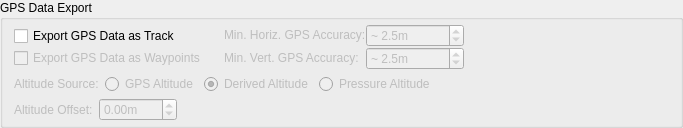
       <widget class="QGroupBox" name="groupBox_gpstrack">
        <property name="sizePolicy">
         <sizepolicy hsizetype="Preferred" vsizetype="Fixed">
          <horstretch>0</horstretch>
          <verstretch>0</verstretch>
         </sizepolicy>
        </property>
        <property name="whatsThis">
         <string>&lt;html&gt;&lt;head/&gt;&lt;body&gt;&lt;p&gt;&lt;span style=&quot; font-size:9pt; font-weight:600; color:#00007f;&quot;&gt;GPS Data Export&lt;/span&gt;&lt;/p&gt;&lt;p&gt;Select &lt;span style=&quot; font-weight:600; font-style:italic;&quot;&gt;Export GPS Data as Track&lt;/span&gt; to automatically include all data releavant to GPS position and speed tracking, as well as vehicle attitude data (heading, roll, &amp;amp; pitch angles), and an accurate time stamp.&lt;/p&gt;&lt;p&gt;If you choose a flat file type output format (&lt;span style=&quot; font-weight:600;&quot;&gt;TXT&lt;/span&gt;,&lt;span style=&quot; font-weight:600;&quot;&gt; CSV&lt;/span&gt;,&lt;span style=&quot; font-weight:600;&quot;&gt; TAB&lt;/span&gt;) then you can also select other values to include in the export from the choices on the right. Column headings are automatically included.&lt;/p&gt;&lt;p&gt;If you choose &lt;span style=&quot; font-weight:600;&quot;&gt;GPX&lt;/span&gt; or &lt;span style=&quot; font-weight:600;&quot;&gt;KML&lt;/span&gt; format, you also have the choice to output the GPS data as &amp;quot;waypoints&amp;quot; by selecting &lt;span style=&quot; font-weight:600; font-style:italic;&quot;&gt;Export GPS Data as Waypoints&lt;/span&gt;.You can export this either in addition to, or instead of, the track data. The difference is mostly in how the data is plotted in programs like Google Earth. &lt;span style=&quot; color:#9e0000;&quot;&gt;Exporting waypoint data can produce significantly larger output files and may take longer to process.&lt;/span&gt; Both KML and GPX files can be opened directly in Google Earth, although KML is recommended.&lt;/p&gt;&lt;p&gt;You can also specify the minimum &lt;span style=&quot; font-weight:600;&quot;&gt;GPS &lt;/span&gt;&lt;span style=&quot; font-weight:600; font-style:italic;&quot;&gt;estimated &lt;/span&gt;&lt;span style=&quot; font-weight:600;&quot;&gt;accuracy&lt;/span&gt; of the records you want exported. This eliminates the &amp;quot;no data&amp;quot; records before the flight controller aquires a GPS fix, and can control the accuracy of the data you are exporting. Typically anything with an accuracy great than 3 will be poor data.&lt;/p&gt;&lt;p&gt;To ensure the dates in your GPS log are correct, make sure the &lt;span style=&quot; font-weight:600; font-style:italic;&quot;&gt;Date of Flight&lt;/span&gt; field has the correct date. It is based on the log file modification date and may, or may not, be accurate. The &lt;span style=&quot; text-decoration: underline;&quot;&gt;time&lt;/span&gt; portion of the exported data will be correct regardless.&lt;/p&gt;&lt;p&gt;Under &lt;span style=&quot; font-weight:600; font-style:italic;&quot;&gt;Altitude Source&lt;/span&gt; you may choose the&lt;span style=&quot; font-weight:600;&quot;/&gt;reporting source for altitude. The default is reported GPS data (GPS_HEIGHT). &lt;span style=&quot; font-style:italic;&quot;&gt;UKF Altitude &lt;/span&gt;is the altitude derived by AQ from GPS and pressure sensor data (UKF_POSD in the logs). &lt;span style=&quot; font-style:italic;&quot;&gt;Pressure Altitude&lt;/span&gt; means use altitude as reported by the pressure sensor. When using the last option, you will need to specify an Altitude Offset value, typically ~30 - 100 meters.&lt;/p&gt;&lt;p&gt;&lt;span style=&quot; font-weight:600; font-style:italic;&quot;&gt;Altitude Offset&lt;/span&gt; will adjust the final altitude value by this amount. This maybe be useful if portions your tracks are appearing below ground in mapping applications, or if you are using the pressure altitude.&lt;/p&gt;&lt;/body&gt;&lt;/html&gt;</string>
        </property>
        <property name="title">
         <string>GPS Data Export</string>
        </property>
        <property name="alignment">
         <set>Qt::AlignLeading|Qt::AlignLeft|Qt::AlignTop</set>
        </property>
        <layout class="QGridLayout" name="gridLayout">
         <property name="topMargin">
          <number>4</number>
         </property>
         <property name="bottomMargin">
          <number>4</number>
         </property>
         <property name="horizontalSpacing">
          <number>18</number>
         </property>
         <property name="verticalSpacing">
          <number>4</number>
         </property>
         <item row="0" column="0">
          <layout class="QVBoxLayout" name="verticalLayout_gt">
           <item>
            <widget class="QCheckBox" name="checkBox_gpsTrack">
             <property name="sizePolicy">
              <sizepolicy hsizetype="Minimum" vsizetype="Fixed">
               <horstretch>0</horstretch>
               <verstretch>0</verstretch>
              </sizepolicy>
             </property>
             <property name="toolTip">
              <string>&lt;html&gt;&lt;head/&gt;&lt;body&gt;&lt;p&gt;Set GPS Track output mode (see &amp;quot;What's this&amp;quot; help for this section)&lt;/p&gt;&lt;/body&gt;&lt;/html&gt;</string>
             </property>
             <property name="text">
              <string>Export GPS Data as Track</string>
             </property>
            </widget>
           </item>
           <item>
            <widget class="QCheckBox" name="checkBox_gpsWaypoints">
             <property name="enabled">
              <bool>false</bool>
             </property>
             <property name="sizePolicy">
              <sizepolicy hsizetype="Minimum" vsizetype="Fixed">
               <horstretch>0</horstretch>
               <verstretch>0</verstretch>
              </sizepolicy>
             </property>
             <property name="toolTip">
              <string>&lt;html&gt;&lt;head/&gt;&lt;body&gt;&lt;p&gt;Set GPS track output as Waypoints (only in GPX and KML formats)&lt;/p&gt;&lt;/body&gt;&lt;/html&gt;</string>
             </property>
             <property name="text">
              <string>Export GPS Data as Waypoints</string>
             </property>
            </widget>
           </item>
          </layout>
         </item>
         <item row="0" column="1">
          <layout class="QGridLayout" name="gridLayout_gt">
           <item row="1" column="1">
            <widget class="QDoubleSpinBox" name="doubleSpinBox_minVAcc">
             <property name="enabled">
              <bool>false</bool>
             </property>
             <property name="sizePolicy">
              <sizepolicy hsizetype="Fixed" vsizetype="Fixed">
               <horstretch>0</horstretch>
               <verstretch>0</verstretch>
              </sizepolicy>
             </property>
             <property name="minimumSize">
              <size>
               <width>70</width>
               <height>22</height>
              </size>
             </property>
             <property name="toolTip">
              <string>&lt;html&gt;&lt;head/&gt;&lt;body&gt;&lt;p&gt;Vertical GPS accuracy must this high or better (lower)&lt;/p&gt;&lt;/body&gt;&lt;/html&gt;</string>
             </property>
             <property name="prefix">
              <string notr="true">~ </string>
             </property>
             <property name="suffix">
              <string>m</string>
             </property>
             <property name="decimals">
              <number>1</number>
             </property>
             <property name="minimum">
              <double>0.100000000000000</double>
             </property>
             <property name="maximum">
              <double>100000.000000000000000</double>
             </property>
             <property name="singleStep">
              <double>0.500000000000000</double>
             </property>
             <property name="value">
              <double>2.500000000000000</double>
             </property>
            </widget>
           </item>
           <item row="0" column="0">
            <widget class="QLabel" name="label_gpsAccH">
             <property name="enabled">
              <bool>false</bool>
             </property>
             <property name="sizePolicy">
              <sizepolicy hsizetype="Minimum" vsizetype="Fixed">
               <horstretch>0</horstretch>
               <verstretch>0</verstretch>
              </sizepolicy>
             </property>
             <property name="text">
              <string>Min. Horiz. GPS Accuracy:</string>
             </property>
             <property name="alignment">
              <set>Qt::AlignLeading|Qt::AlignLeft|Qt::AlignVCenter</set>
             </property>
             <property name="buddy">
              <cstring>doubleSpinBox_minHAcc</cstring>
             </property>
            </widget>
           </item>
           <item row="0" column="1">
            <widget class="QDoubleSpinBox" name="doubleSpinBox_minHAcc">
             <property name="enabled">
              <bool>false</bool>
             </property>
             <property name="sizePolicy">
              <sizepolicy hsizetype="Fixed" vsizetype="Fixed">
               <horstretch>0</horstretch>
               <verstretch>0</verstretch>
              </sizepolicy>
             </property>
             <property name="minimumSize">
              <size>
               <width>70</width>
               <height>22</height>
              </size>
             </property>
             <property name="toolTip">
              <string>&lt;html&gt;&lt;head/&gt;&lt;body&gt;&lt;p&gt;Horizontal GPS accuracy must this high or better (lower)&lt;/p&gt;&lt;/body&gt;&lt;/html&gt;</string>
             </property>
             <property name="prefix">
              <string notr="true">~ </string>
             </property>
             <property name="suffix">
              <string>m</string>
             </property>
             <property name="decimals">
              <number>1</number>
             </property>
             <property name="minimum">
              <double>0.100000000000000</double>
             </property>
             <property name="maximum">
              <double>100000.000000000000000</double>
             </property>
             <property name="singleStep">
              <double>0.500000000000000</double>
             </property>
             <property name="value">
              <double>2.500000000000000</double>
             </property>
            </widget>
           </item>
           <item row="1" column="0">
            <widget class="QLabel" name="label_gpsAccV">
             <property name="enabled">
              <bool>false</bool>
             </property>
             <property name="sizePolicy">
              <sizepolicy hsizetype="Minimum" vsizetype="Fixed">
               <horstretch>0</horstretch>
               <verstretch>0</verstretch>
              </sizepolicy>
             </property>
             <property name="text">
              <string>Min. Vert. GPS Accuracy:</string>
             </property>
             <property name="alignment">
              <set>Qt::AlignLeading|Qt::AlignLeft|Qt::AlignVCenter</set>
             </property>
             <property name="buddy">
              <cstring>doubleSpinBox_minVAcc</cstring>
             </property>
            </widget>
           </item>
           <item row="0" column="2">
            <spacer name="horizontalSpacer_7">
             <property name="orientation">
              <enum>Qt::Horizontal</enum>
             </property>
             <property name="sizeHint" stdset="0">
              <size>
               <width>40</width>
               <height>20</height>
              </size>
             </property>
            </spacer>
           </item>
          </layout>
         </item>
         <item row="1" column="0" colspan="2">
          <layout class="QHBoxLayout" name="horizontalLayout_3">
           <property name="spacing">
            <number>6</number>
           </property>
           <item>
            <widget class="QLabel" name="label_altSource">
             <property name="enabled">
              <bool>false</bool>
             </property>
             <property name="text">
              <string>Altitude Source:</string>
             </property>
            </widget>
           </item>
           <item>
            <widget class="QRadioButton" name="radioButton_altType_opt01">
             <property name="enabled">
              <bool>false</bool>
             </property>
             <property name="toolTip">
              <string>&lt;html&gt;&lt;head/&gt;&lt;body&gt;&lt;p&gt;Use reported GPS altitude in the export (GPS_HEIGHT)&lt;/p&gt;&lt;/body&gt;&lt;/html&gt;</string>
             </property>
             <property name="text">
              <string>GPS Altitude</string>
             </property>
             <property name="checked">
              <bool>false</bool>
             </property>
             <attribute name="buttonGroup">
              <string notr="true">buttonGroup_altOptions</string>
             </attribute>
            </widget>
           </item>
           <item>
            <widget class="QRadioButton" name="radioButton_altType_opt02">
             <property name="enabled">
              <bool>false</bool>
             </property>
             <property name="toolTip">
              <string>&lt;html&gt;&lt;head/&gt;&lt;body&gt;&lt;p&gt;Use derived altitude in the export (UKF_POSD)&lt;/p&gt;&lt;/body&gt;&lt;/html&gt;</string>
             </property>
             <property name="text">
              <string>Derived Altitude</string>
             </property>
             <property name="checked">
              <bool>true</bool>
             </property>
             <attribute name="buttonGroup">
              <string notr="true">buttonGroup_altOptions</string>
             </attribute>
            </widget>
           </item>
           <item>
            <widget class="QRadioButton" name="radioButton_altType_opt03">
             <property name="enabled">
              <bool>false</bool>
             </property>
             <property name="toolTip">
              <string>&lt;html&gt;&lt;head/&gt;&lt;body&gt;&lt;p&gt;Use raw pressure sensor altitutde (UKF_PRES_ALT). You will need to specify an offset when using this.&lt;/p&gt;&lt;/body&gt;&lt;/html&gt;</string>
             </property>
             <property name="text">
              <string>Pressure Altitude</string>
             </property>
             <attribute name="buttonGroup">
              <string notr="true">buttonGroup_altOptions</string>
             </attribute>
            </widget>
           </item>
           <item>
            <spacer name="horizontalSpacer">
             <property name="orientation">
              <enum>Qt::Horizontal</enum>
             </property>
             <property name="sizeHint" stdset="0">
              <size>
               <width>234</width>
               <height>20</height>
              </size>
             </property>
            </spacer>
           </item>
          </layout>
         </item>
         <item row="2" column="0" colspan="2">
          <layout class="QHBoxLayout" name="horizontalLayout_4">
           <item>
            <layout class="QHBoxLayout" name="horizontalLayout_2">
             <property name="spacing">
              <number>6</number>
             </property>
             <item>
              <widget class="QLabel" name="label_altOffset">
               <property name="enabled">
                <bool>false</bool>
               </property>
               <property name="text">
                <string>Altitude Offset:</string>
               </property>
              </widget>
             </item>
             <item>
              <widget class="QDoubleSpinBox" name="doubleSpinBox_altOffset">
               <property name="enabled">
                <bool>false</bool>
               </property>
               <property name="toolTip">
                <string>&lt;html&gt;&lt;head/&gt;&lt;body&gt;&lt;p&gt;Adjust final altitude by this many meters. Useful if your tracks are showing up below ground level in GE or you need to adjust for pressure sensor altitude.&lt;/p&gt;&lt;/body&gt;&lt;/html&gt;</string>
               </property>
               <property name="prefix">
                <string notr="true"/>
               </property>
               <property name="suffix">
                <string>m</string>
               </property>
               <property name="minimum">
                <double>-999.990000000000009</double>
               </property>
               <property name="maximum">
                <double>999.990000000000009</double>
               </property>
               <property name="value">
                <double>0.000000000000000</double>
               </property>
              </widget>
             </item>
            </layout>
           </item>
           <item>
            <spacer name="horizontalSpacer_2">
             <property name="orientation">
              <enum>Qt::Horizontal</enum>
             </property>
             <property name="sizeHint" stdset="0">
              <size>
               <width>298</width>
               <height>20</height>
              </size>
             </property>
            </spacer>
           </item>
          </layout>
         </item>
        </layout>
       </widget>
